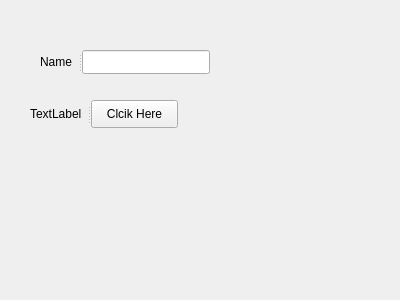
<?xml version="1.0" encoding="UTF-8"?>
<ui version="4.0">
 <class>Form</class>
 <widget class="QWidget" name="Form">
  <property name="geometry">
   <rect>
    <x>0</x>
    <y>0</y>
    <width>400</width>
    <height>300</height>
   </rect>
  </property>
  <property name="windowTitle">
   <string>QLabel and QLine Edit</string>
  </property>
  <widget class="QSplitter" name="splitter">
   <property name="geometry">
    <rect>
     <x>40</x>
     <y>50</y>
     <width>170</width>
     <height>24</height>
    </rect>
   </property>
   <property name="orientation">
    <enum>Qt::Horizontal</enum>
   </property>
   <widget class="QLabel" name="label_name">
    <property name="text">
     <string>Name</string>
    </property>
   </widget>
   <widget class="QLineEdit" name="lineEdit"/>
  </widget>
  <widget class="QSplitter" name="splitter_2">
   <property name="geometry">
    <rect>
     <x>30</x>
     <y>100</y>
     <width>148</width>
     <height>28</height>
    </rect>
   </property>
   <property name="orientation">
    <enum>Qt::Horizontal</enum>
   </property>
   <widget class="QLabel" name="label_result">
    <property name="text">
     <string>TextLabel</string>
    </property>
   </widget>
   <widget class="QPushButton" name="pushButton">
    <property name="text">
     <string>Clcik Here</string>
    </property>
   </widget>
  </widget>
 </widget>
 <resources/>
 <connections/>
</ui>
